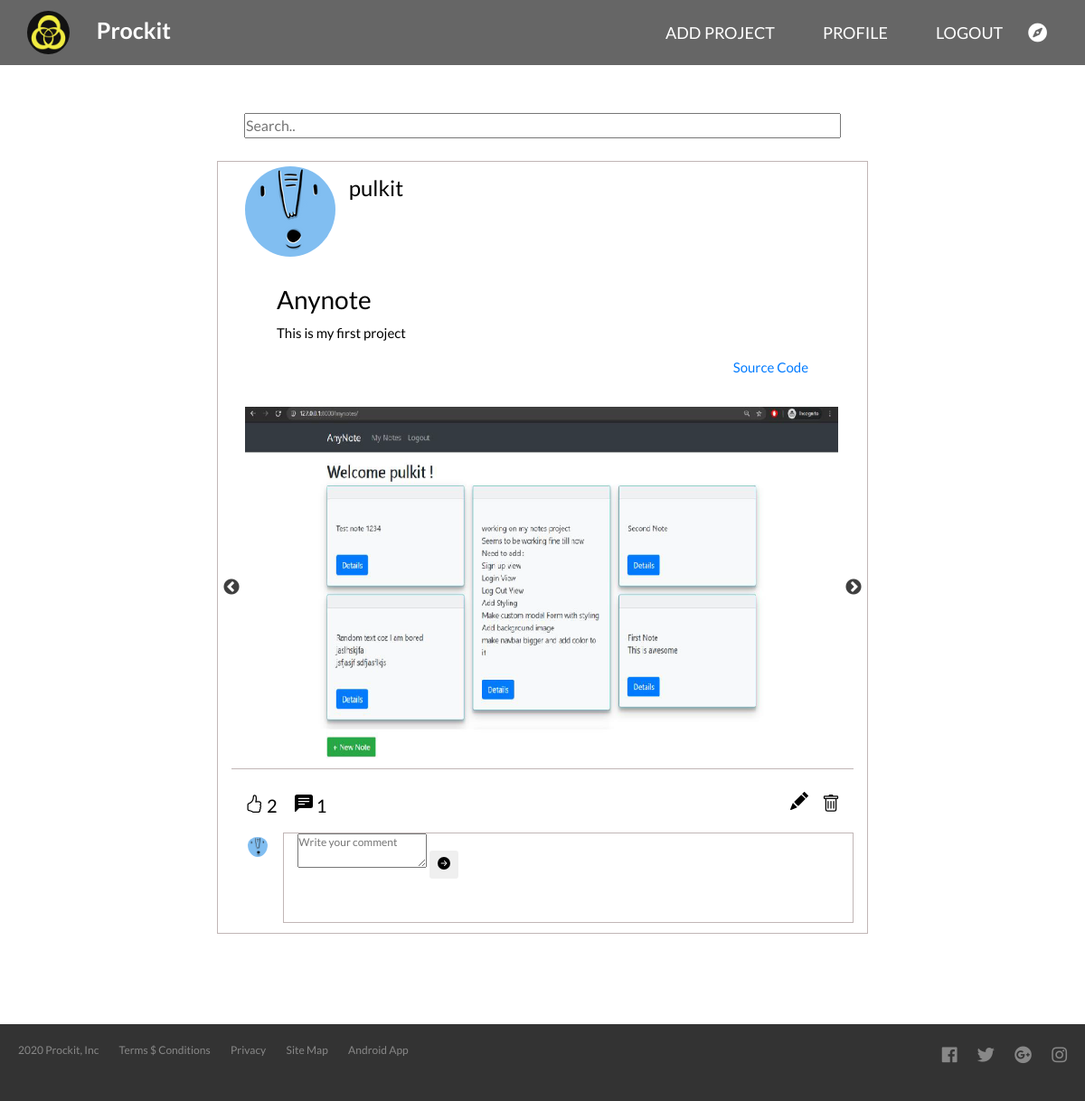
/posts/pulkit/1/ (signed in), run on the app's committed database.
### posts/models.py (models this page shows, shortened)
class User(AbstractUser):
    bio = models.TextField(max_length=250, blank=True, null=True)
    profile_pic = models.ImageField(upload_to='profile_pics', default='default_profile_pic' + str(randint(1,10)) + '.svg')
    followers = models.ManyToManyField('self', through="UserFollow", symmetrical=False)

class Post(models.Model):
    user = models.ForeignKey(User, on_delete=models.CASCADE, related_name='posts')
    created_at = models.DateTimeField(auto_now_add=True)
    modified_at = models.DateTimeField(auto_now=True)
    title = models.CharField(max_length=250, blank=False, null=False)
    description = models.TextField(blank=False, null=False)
    code_link = models.URLField(blank=True, null=True)
    likers = models.ManyToManyField(User, through='PostLike')
    file1 = models.FileField(upload_to='posts/files', null=False, blank=False)
    file2 = models.FileField(upload_to='posts/files', null=True, blank=True)
    file3 = models.FileField(upload_to='posts/files', null=True, blank=True)
    def total_likes(self):
        return self.likers.count()
    def filetype1(self):
        if self.file1 is not None and self.file1 != '':
            name, extension = os.path.splitext(self.file1.name)
            extension = extension.lstrip('.')
            video_extentions = ['mp4', 'mov', 'mkv', 'ogg', 'webm', 'wmv', 'mpeg']
            img_extention = ['apng', 'png', 'avif', 'gif', 'jpg', 'jpeg', 'jfif', 'svg', 'webp']
            if extension in video_extentions:
                return 'video'
            elif extension in img_extention:
                return 'img'
            else:
                return None
        else:
            return None
    def filetype2(self):
        if self.file2 is not None and self.file2 != '':
            name, extension = os.path.splitext(self.file2.name)
            extension = extension.lstrip('.')
            video_extentions = ['mp4', 'mov', 'mkv', 'ogg', 'webm', 'wmv', 'mpeg']
            img_extention = ['apng', 'png', 'avif', 'gif', 'jpg', 'jpeg', 'jfif', 'svg', 'webp']
            if extension in video_extentions:
                return 'video'
            elif extension in img_extention:
                return 'img'
            else:
                return None
        else:
            return None
    def filetype3(self):
        if self.file3 is not None and self.file3 != '':
            name, extension = os.path.splitext(self.file3.name)
            extension = extension.lstrip('.')
            video_extentions = ['mp4', 'mov', 'mkv', 'ogg', 'webm', 'wmv', 'mpeg']
            img_extention = ['apng', 'png', 'avif', 'gif', 'jpg', 'jpeg', 'jfif', 'svg', 'webp']
            if extension in video_extentions:
                return 'video'
            elif extension in img_extention:
                return 'img'
            else:
                return None
        else:
            return None
    class Meta:
        ordering = ['-created_at']

### posts/views.py (the view)
# urls.py: path('posts/<str:username>/<int:postid>/', views.post_detail, name='post_detail'),
@login_required
def post_detail(request, username, postid):
    if request.method == "GET":
        owner = get_object_or_404(User, username=username)
        post = get_object_or_404(Post, pk=postid, user=owner)
        isowner = request.user.username == username
        comments = post.comments.all()
        context = {'owner': owner, 'post': post, 'isowner': isowner, 'comments': comments}
        return render(request, 'post/post_detail.html', context)

### posts/templates/post/post_detail.html (shortened to what this page needs)
<!DOCTYPE html>
{% load static %}
<html>
<head>
    <link rel="stylesheet" type="text/css" href="{% static 'css/pstyle.css' %}">
    <link rel="stylesheet" href="https://maxcdn.bootstrapcdn.com/bootstrap/4.0.0/css/bootstrap.min.css">
    <link rel="stylesheet" href="https://cdnjs.cloudflare.com/ajax/libs/font-awesome/4.7.0/css/font-awesome.min.css">
    <link rel="stylesheet" href="https://use.fontawesome.com/releases/v5.0.8/css/all.css">
    <link rel="stylesheet" type="text/css" href="https://cdnjs.cloudflare.com/ajax/libs/slick-carousel/1.8.1/slick.min.css"/>
    <link rel="stylesheet" type="text/css" href="https://cdnjs.cloudflare.com/ajax/libs/slick-carousel/1.8.1/slick-theme.min.css"/>
<link rel="stylesheet" type="text/css" href="//cdn.jsdelivr.net/npm/slick-carousel@1.8.1/slick/slick.css"/>
</head>
<body>
        <nav>
            <img class="logo" src="{% static 'images/logo.png' %}">
            <p class="pro"><a href="{% url 'index' %}">Prockit</a></p>
        <div class="menu">
            <ul class="js--main-nav">
            <li><a href="{% url 'posts:post_create' username=user.username %}">Add Project</a></li>
            <li><a href="{% url 'posts:accounts_main' username=user.username %}">Profile</a></li>
            <li><a href="{% url 'logout' %}">Logout</a></li>
            <a href="{% url 'posts:feed' username=user.username %}" class="navigation__link">
                <i class="fa fa-compass fa-lg" style="color: white"></i>
            </a>
            </ul>
        </div>
        </nav>
        <section class="s">
        <div class="container">
                <div class="col-md-12 col-sm-12 col-xs-12">
                    <form class="search"><input type="text" placeholder="Search.."></form>
                </div>
        </div>
        </section>
        <div class="container" style="background-color:white;">
            <div class="col-md-2 col-sm-2 col-xs-2" id="h2">
                <a href="{% url 'posts:accounts_main' username=owner.username %}" style="text-decoration:none">
                    <img src= "{{ owner.profile_pic.url }}" >
                </a>
            </div>
            <div class="col-md-10 col-sm-10 col-xs-10" id="h4">
                    <h4>{{ owner.username }}</h4>
            </div>
            <div class="col-md-12 col-sm-12 col-xs-12" id="h33">
                    <h3>{{ post.title|title }}</h3>
                    <p>{{ post.description|linebreaksbr }}</p>
                {% if post.code_link is not None and post.code_link != '' %}
                <a href="{{ post.code_link }}" style="float:right;" target="_blank">Source Code</a>
                {% endif %}
            </div>
            <div class="col-md-12 col-sm-12 col-xs-12" id="h11">
                <div class="autoplay">
                {% with f1=post.filetype1 f2=post.filetype2 f3=post.filetype3 %}
                <div>
                    {% if f1 == 'img' %}
                        <img src="{{ post.file1.url }}" class="img-responsive" alt="project image">
                        {% elif f1 == 'video' %}
                        <video width="100%" height="100%" controls preload="auto">
                            <source src="{{ post.file1.url }}">
                            Video unsupported
                        </video>
                        {% else %}
                            <img src="https://via.placeholder.com/250.webp?text=Image" class="img-responsive" alt="project image">
                    {% endif %}
                </div>
                {% endwith %}
            </div>
            </div>
            <div class="col-md-12 col-sm-12 col-xs-12" id="h41">
                <svg width="1em" height="1em" viewBox="0 0 16 16" class="bi bi-hand-thumbs-up like-btn" fill="currentColor" xmlns="http://www.w3.org/2000/svg" data-id= {{ post.id }} data-href="{% url 'posts:post_like' username=owner.username postid=post.pk %}">
                <path fill-rule="evenodd" d="M6.956 1.745C7.021.81 7.908.087 8.864.325l.261.066c.463.116.874.456 1.012.965.22.816.533 2.511.062 4.51a9.84 9.84 0 0 1 .443-.051c.713-.065 1.669-.072 2.516.21.518.173.994.681 1.2 1.273.184.532.16 1.162-.234 1.733.058.119.103.242.138.363.077.27.113.567.113.856 0 .289-.036.586-.113.856-.039.135-.09.273-.16.404.169.387.107.819-.003 1.148a3.163 3.163 0 0 1-.488.901c.054.152.076.312.076.465 0 .305-.089.625-.253.912C13.1 15.522 12.437 16 11.5 16v-1c.563 0 .901-.272 1.066-.56a.865.865 0 0 0 .121-.416c0-.12-.035-.165-.04-.17l-.354-.354.353-.354c.202-.201.407-.511.505-.804.104-.312.043-.441-.005-.488l-.353-.354.353-.354c.043-.042.105-.14.154-.315.048-.167.075-.37.075-.581 0-.211-.027-.414-.075-.581-.05-.174-.111-.273-.154-.315L12.793 9l.353-.354c.353-.352.373-.713.267-1.02-.122-.35-.396-.593-.571-.652-.653-.217-1.447-.224-2.11-.164a8.907 8.907 0 0 0-1.094.171l-.014.003-.003.001a.5.5 0 0 1-.595-.643 8.34 8.34 0 0 0 .145-4.726c-.03-.111-.128-.215-.288-.255l-.262-.065c-.306-.077-.642.156-.667.518-.075 1.082-.239 2.15-.482 2.85-.174.502-.603 1.268-1.238 1.977-.637.712-1.519 1.41-2.614 1.708-.394.108-.62.396-.62.65v4.002c0 .26.22.515.553.55 1.293.137 1.936.53 2.491.868l.04.025c.27.164.495.296.776.393.277.095.63.163 1.14.163h3.5v1H8c-.605 0-1.07-.081-1.466-.218a4.82 4.82 0 0 1-.97-.484l-.048-.03c-.504-.307-.999-.609-2.068-.722C2.682 14.464 2 13.846 2 13V9c0-.85.685-1.432 1.357-1.615.849-.232 1.574-.787 2.132-1.41.56-.627.914-1.28 1.039-1.639.199-.575.356-1.539.428-2.59z"/>
                </svg>&nbsp;<span id="blikes-{{ post.id }}">{{ post.total_likes }}</span>
                &nbsp;{{ comments|length }}
                {% if isowner %}
                <button type="button"  data-toggle="modal" data-target="#deleteModal" class="deletebutton" id="icon">
                </button>
                <svg width="1em" height="1em" viewBox="0 0 16 16" class="bi bi-pencil-fill" fill="currentColor" xmlns="http://www.w3.org/2000/svg" id="icon" onclick="window.location.href='{% url 'posts:post_edit' username=user.username postid=post.id %}';">
                <path fill-rule="evenodd" d="M12.854.146a.5.5 0 0 0-.707 0L10.5 1.793 14.207 5.5l1.647-1.646a.5.5 0 0 0 0-.708l-3-3zm.646 6.061L9.793 2.5 3.293 9H3.5a.5.5 0 0 1 .5.5v.5h.5a.5.5 0 0 1 .5.5v.5h.5a.5.5 0 0 1 .5.5v.5h.5a.5.5 0 0 1 .5.5v.207l6.5-6.5zm-7.468 7.468A.5.5 0 0 1 6 13.5V13h-.5a.5.5 0 0 1-.5-.5V12h-.5a.5.5 0 0 1-.5-.5V11h-.5a.5.5 0 0 1-.5-.5V10h-.5a.499.499 0 0 1-.175-.032l-.179.178a.5.5 0 0 0-.11.168l-2 5a.5.5 0 0 0 .65.65l5-2a.5.5 0 0 0 .168-.11l.178-.178z"/>
                </svg>
                {% endif %}
            </div>
            <div class="col-md-1 col-sm-1 col-xs-1" id="h21">
                    <img src= "{{ user.profile_pic.url }}">
            </div>
                <form action="{% url 'posts:post_comment' postid=post.pk %}" method="post" class="col-md-11 col-sm-11 col-xs-11 comment-form" id="h22">
                    <textarea autofocus required name="comment" id="commentinput"  placeholder="Write your comment"></textarea>
                    <button type="submit" class="btn btn-sm"></button>
                </form>
        </div>
<footer>
            <div class="row">
                <div class="col span-1-of-2">
                    <ul class="footer-nav">
                        <li><a href="#">2020 Prockit, Inc</a></li>
                        <li><a href="#">Terms $ Conditions</a></li>
                        <li><a href="#">Privacy</a></li>
                        <li><a href="#">Site Map</a></li>
                        <li><a href="#">Android App</a></li>
                    </ul>
                </div>
                <div class="col span-1-of-2">
                    <ul class="social-links">
                        <li><a href="#"><i class="fab fa-facebook"></i></a></li>
                        <li><a href="#"><i class="fab fa-twitter"></i></a></li>
                        <li><a href="#"><i class="fab fa-google-plus"></i></a></li>
                        <li><a href="#"><i class="fab fa-instagram"></i></a></li>
                    </ul>
                </div>
            </div>
    </footer>
</body>
</html>

### static/css/pstyle.css (style rules this page uses)
* { margin: 0; padding: 0; font-family: 'Lato', 'Arial', sans-serif; }
body { font-family: 'Lato', 'Arial', sans-serif; position: relative; width: 100%; height: 100%; margin: 0px; padding: 0px; overflow-x: hidden; text-rendering: optimizeLegibility; }
section { padding: 80px 0; width: 100%; }
nav { position: fixed; width: 100%; z-index: 9999; background-color: #555; }
nav ul { float: right; margin: 0; padding-right: 42px; margin-top: 18px }
nav ul li { display: inline-block; padding: 5px 25px; list-style: none; font-size: 18px; }
nav ul li a:link, nav ul li a:visited { padding:8px 0; text-decoration: none; color: #fff; text-transform: uppercase; border-bottom: 2px solid transparent; transition: border-bottom 0.2s; }
.logo { height: 53px; float: left; margin: 12px 30px; border-radius: 50%; }
.container { width: 60% !important; color: #c1b6b6; display: block; border:0.5px solid #c1b6b6; margin-top: 25px; height: auto; }
.pro { float: left; font-size: 25px; font-weight: bold; color: #fff; margin-top: 15px; }
nav.black { background: #0009; }
nav.black .logo { height: 48px; }
.search input { width: 100%; }
#h2 { display: inline-block; }
#h11 img { max-height: 100%; max-width: 100%; display: block; margin-left: auto; margin-right: auto; }
#h2 img { padding-top: 5px; max-height: 60%; max-width: 60; border-radius: 50%; display: block; margin-right: auto; margin-left: auto; }
#h33 { font-size: 15px; color: black; padding-top: 20px; padding-bottom: 15px; margin-bottom: 10px; padding-left: 50px; padding-right: 50px; height: 150px; overflow:hidden; }
#h33 h3 { padding-top: 5px; }
#h41 { border-top:0.5px solid #c1b6b6; }
.pro a:link { color: white; text-decoration: none; }
.autoplay img { height: 100%; width:100%; }
.s { padding-bottom: 0px; padding-top: 100px; }
.s .container { border-style: none; }
#h4 { float: right; font-size: 20px; color: black; padding-top: 15px; padding-bottom: 15px; overflow: hidden; }
#h41 { font-size: 20px; color: black; padding-top: 25px; padding-bottom: 15px; overflow: hidden; }
#icon { float: right; }
#icon:last-child { margin-right: 15px; }
#h21 { display: inline-block; height: 100px; margin-bottom: 5px; }
#h21 img { padding-top: 5px; max-height: 80%; max-width: 80%; border-radius: 50%; display: block; margin-right: auto; margin-left: auto; }
#h22 { float: right; font-size: 12px; color: black; height: 100px; word-wrap: break-word; overflow-y: scroll; border: 0.5px solid #c1b6b6; margin-bottom: 5px; }
.slick-slide { height: 400px !important; }
footer { margin-top: 100px; background-color: #333; padding: 20px; font-size: 12px; }
.footer-nav { list-style: none; float: left; }
.social-links { list-style: none; float: right; }
.footer-nav li, .social-links li { display: inline-block; margin-right: 20px; }
.footer-nav li:last-child, .social-links li:last-child { margin-right: 0; }
.footer-nav li a:link, .footer-nav li a:visited, .social-links li a:link, .social-links li a:visited { text-decoration: none; border: 0; color: #888; transition: color 0.2s; }
.social-links li a:link, .social-links li a:visited { font-size: 160%; }
.fab.fa-facebook, .fab.fa-instagram, .fab.fa-google-plus, .fab.fa-twitter { transition: color 0.2s; }

### data on the page
User: profile_pic (picture), username "pulkit"
Post: title "Anynote", description "This is my first project", file1 (picture), total_likes "2"

### other printed values
{{ comments|length }} "1"
